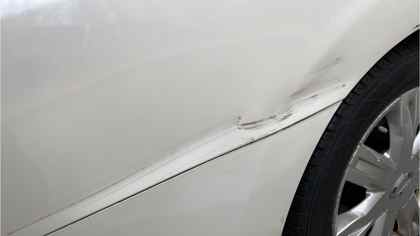
#> input picture mobile/assets/images/door_inspection_1.png, 420 x 236 px
$ python -i prepare_independence_review.py   (imports and definitions only)
#> lines starting #> are read from the running program, lines starting #| are printed output that depends on the picture
"""Prioritize new-boundary evidence without editing trained manifests or originals."""
import csv,hashlib,html,json,math
from collections import Counter,defaultdict
from concurrent.futures import ThreadPoolExecutor
from datetime import datetime,timezone
from pathlib import Path
from PIL import Image,ImageOps,ImageFilter,ImageDraw
from ai_api.duplicate_groups import components
from ai_api.similarity_review_history import load_imports

def sha(p):return hashlib.sha256(Path(p).read_bytes()).hexdigest()
def load(p):return json.loads(Path(p).read_text())
def dump(p,obj):Path(p).write_text(json.dumps(obj,ensure_ascii=False,indent=2)+'\n')
def pair(a,b):return tuple(sorted((a,b)))
def pixels(path):
    with Image.open(path) as source:im=ImageOps.exif_transpose(source).convert('RGB')
#> source is the input picture: PIL image 420x236 RGB; mean R, G, B 161.6, 162, 158.9
    rgb=im.resize((64,64),Image.Resampling.BILINEAR).tobytes()
    gray=im.convert('L').resize((64,64),Image.Resampling.BILINEAR)
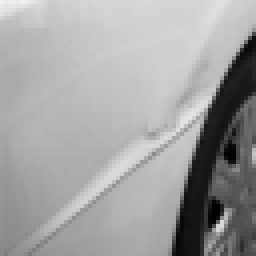
#> gray: PIL image 64x64 L (shown 4 times larger); min 1, max 241, mean 161.5
    # Ignore border pixels of FIND_EDGES to avoid an artificial frame.
    edge=gray.filter(ImageFilter.FIND_EDGES).crop((1,1,63,63)).tobytes()
    return dict(rgb=rgb,edge=edge,size=im.size,sha256=sha(path))
# [88 lines left out: function main, not called in this run]
# [1 line not run here, left out]

>>> result = pixels('../../../mobile/assets/images/door_inspection_1.png')
#> result = 4 items
